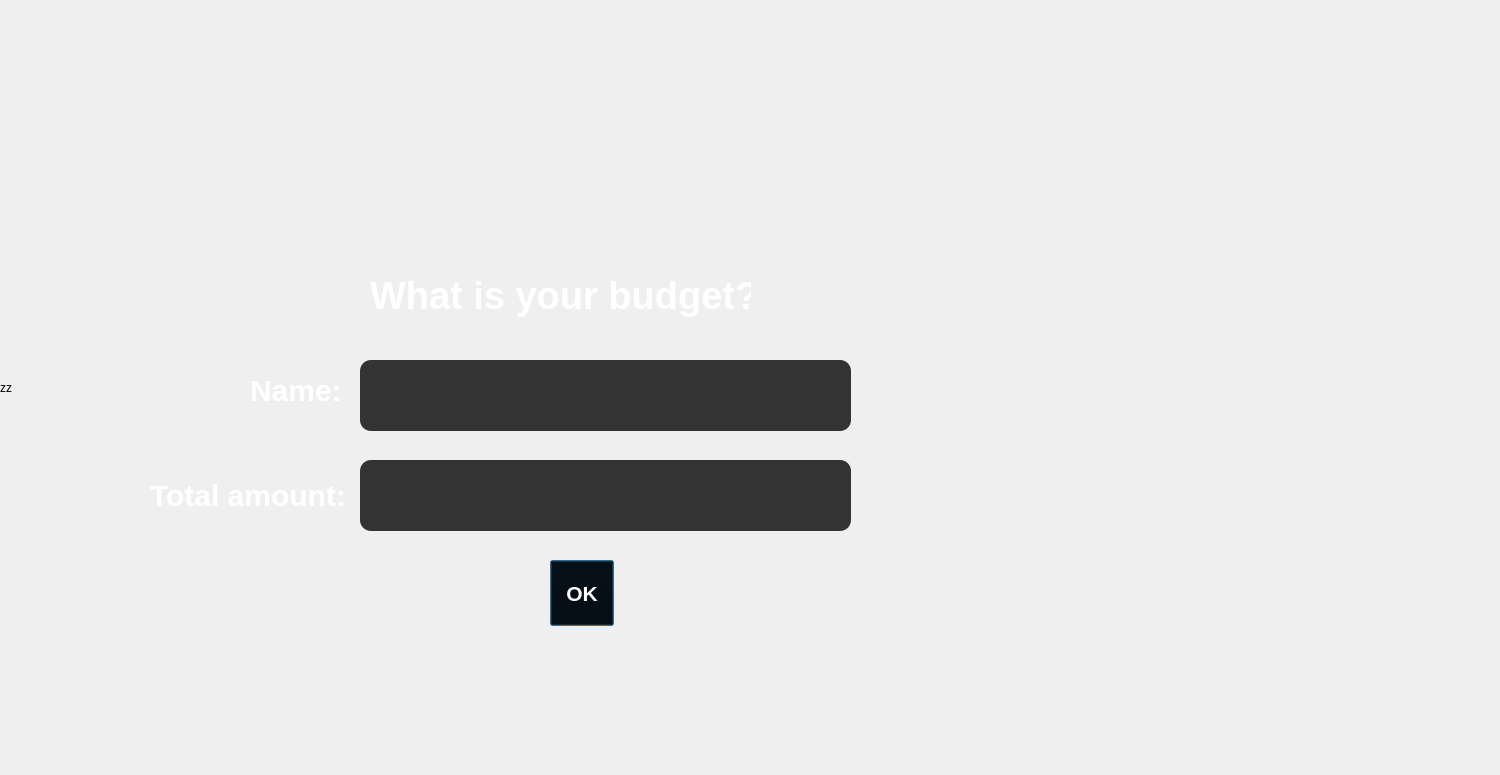
<?xml version="1.0" encoding="UTF-8"?>
<ui version="4.0">
 <class>thirdQuestion</class>
 <widget class="QDialog" name="thirdQuestion">
  <property name="geometry">
   <rect>
    <x>0</x>
    <y>0</y>
    <width>1500</width>
    <height>775</height>
   </rect>
  </property>
  <property name="windowTitle">
   <string>Dialog</string>
  </property>
  <widget class="QLabel" name="question">
   <property name="geometry">
    <rect>
     <x>370</x>
     <y>250</y>
     <width>381</width>
     <height>91</height>
    </rect>
   </property>
   <property name="font">
    <font>
     <pointsize>-1</pointsize>
     <italic>false</italic>
     <bold>true</bold>
    </font>
   </property>
   <property name="styleSheet">
    <string notr="true">color: rgb(255, 255, 255);
font-size: 38px;
font: bold;</string>
   </property>
   <property name="text">
    <string>What is your budget?</string>
   </property>
  </widget>
  <widget class="QLabel" name="nameTxt">
   <property name="geometry">
    <rect>
     <x>250</x>
     <y>370</y>
     <width>111</width>
     <height>41</height>
    </rect>
   </property>
   <property name="styleSheet">
    <string notr="true">color: rgb(255, 255, 255);
font-size: 30px;
font: bold;</string>
   </property>
   <property name="text">
    <string>Name:</string>
   </property>
  </widget>
  <widget class="QLabel" name="totalTxt">
   <property name="geometry">
    <rect>
     <x>150</x>
     <y>480</y>
     <width>211</width>
     <height>31</height>
    </rect>
   </property>
   <property name="styleSheet">
    <string notr="true">color: rgb(255, 255, 255);
font-size: 30px;
font: bold;</string>
   </property>
   <property name="text">
    <string>Total amount:</string>
   </property>
  </widget>
  <widget class="QLineEdit" name="nameAnswerr">
   <property name="geometry">
    <rect>
     <x>360</x>
     <y>360</y>
     <width>491</width>
     <height>71</height>
    </rect>
   </property>
   <property name="styleSheet">
    <string notr="true">background-color: rgb(51, 51, 51);
border-radius: 11px;
 padding: 10px ;
color: white;
font-size: 50px;
font-weight: bold;</string>
   </property>
  </widget>
  <widget class="QLineEdit" name="amountAnswer">
   <property name="geometry">
    <rect>
     <x>360</x>
     <y>460</y>
     <width>491</width>
     <height>71</height>
    </rect>
   </property>
   <property name="styleSheet">
    <string notr="true">background-color: rgb(51, 51, 51);
border-radius: 11px;
 padding: 10px ;
color: white;
font-size: 50px;
font-weight: bold;</string>
   </property>
  </widget>
  <widget class="QLabel" name="backgroundd">
   <property name="geometry">
    <rect>
     <x>0</x>
     <y>0</y>
     <width>1500</width>
     <height>775</height>
    </rect>
   </property>
   <property name="text">
    <string>zz</string>
   </property>
  </widget>
  <widget class="QPushButton" name="okButton">
   <property name="geometry">
    <rect>
     <x>550</x>
     <y>560</y>
     <width>64</width>
     <height>66</height>
    </rect>
   </property>
   <property name="font">
    <font>
     <family>Arial</family>
     <pointsize>16</pointsize>
     <italic>false</italic>
     <bold>true</bold>
    </font>
   </property>
   <property name="cursor">
    <cursorShape>ArrowCursor</cursorShape>
   </property>
   <property name="autoFillBackground">
    <bool>false</bool>
   </property>
   <property name="styleSheet">
    <string notr="true">background-color:transparent;
font-weight:bold;
color:white;
</string>
   </property>
   <property name="text">
    <string>OK</string>
   </property>
  </widget>
  <zorder>backgroundd</zorder>
  <zorder>question</zorder>
  <zorder>nameTxt</zorder>
  <zorder>totalTxt</zorder>
  <zorder>nameAnswerr</zorder>
  <zorder>amountAnswer</zorder>
  <zorder>okButton</zorder>
 </widget>
 <resources/>
 <connections/>
</ui>
